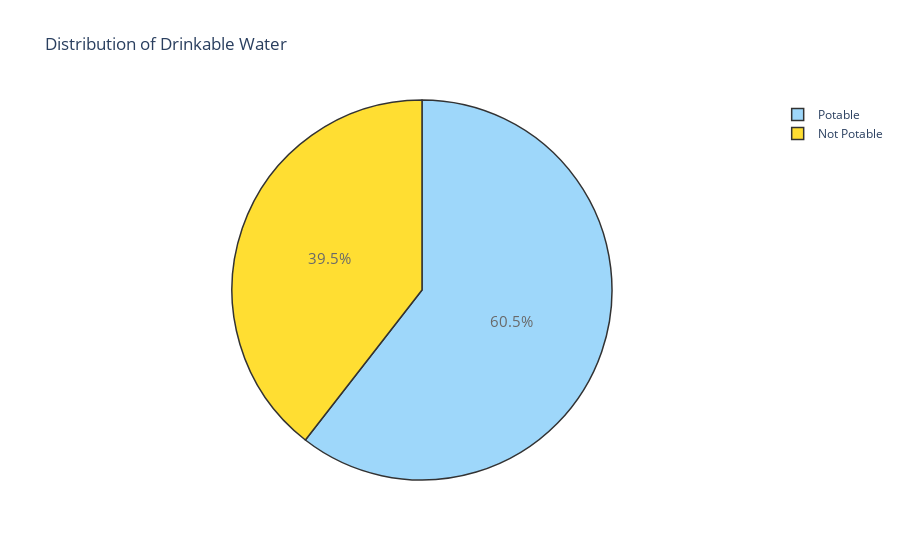

Notebook code for this chart:
### Code cell
trace = go.Pie(labels = ['Potable', 'Not Potable'], values = data['Potability'].value_counts(), 
               textfont=dict(size=15), opacity = 0.8,
               marker=dict(colors=['lightskyblue','gold'], 
                           line=dict(color='#000000', width=1.5)))


layout = dict(title =  'Distribution of Drinkable Water')
           
fig = dict(data = [trace], layout=layout)
py.iplot(fig)

### Figure 1 — Plotly figure (JSON) as saved in the notebook; plotly's stock layout.template omitted (floating-point values rounded to 4 significant figures)
{"data": [{"labels": ["Potable", "Not Potable"], "marker": {"colors": ["lightskyblue", "gold"], "line": {"color": "#000000", "width": 1.5}}, "opacity": 0.8, "textfont": {"size": 15}, "type": "pie", "values": [1510, 985]}], "layout": {"title": {"text": "Distribution of Drinkable Water"}}}
